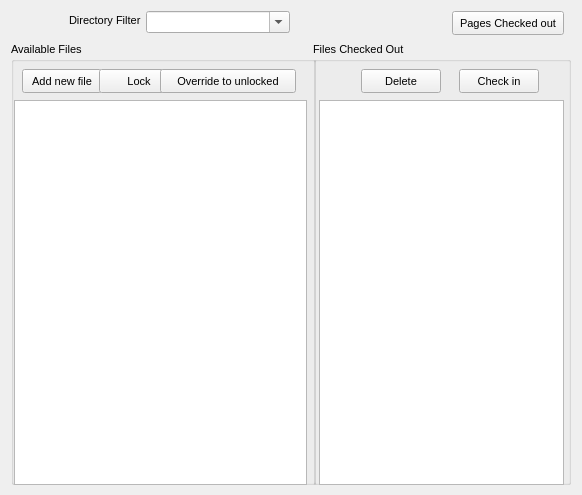
<?xml version="1.0"?>
<ui version="4.0">
  <class>FilePageDialog</class>
  <widget class="QDialog" name="IDD_FILEPAGE">
    <property name="geometry">
      <rect>
        <x>0</x>
        <y>0</y>
        <width>582</width>
        <height>495</height>
      </rect>
    </property>
    <property name="windowTitle">
      <string>Miscellaneous Files</string>
    </property>
    <property name="font">
      <font>
        <family>Liberation Sans</family>
        <pointsize>8</pointsize>
        <bold>false</bold>
        <italic>false</italic>
      </font>
    </property>
    <property name="enabled">
      <bool>true</bool>
    </property>
    <property name="windowFlags">
      <set>Qt::Dialog|Qt::WindowCloseButtonHint</set>
    </property>
    <property name="minimumSize">
      <size>
        <width>582</width>
        <height>495</height>
      </size>
    </property>
    <property name="maximumSize">
      <size>
        <width>582</width>
        <height>495</height>
      </size>
    </property>
    <widget class="QGroupBox" name="IDC_STATIC">
      <property name="geometry">
        <rect>
          <x>11</x>
          <y>42</y>
          <width>305</width>
          <height>443</height>
        </rect>
      </property>
      <property name="title">
        <string>Available Files</string>
      </property>
      <property name="visible">
        <bool>true</bool>
      </property>
      <property name="enabled">
        <bool>true</bool>
      </property>
      <property name="flat">
        <bool>false</bool>
      </property>
      <widget class="QPushButton" name="IDC_ADD_FILE">
        <property name="geometry">
          <rect>
            <x>11</x>
            <y>27</y>
            <width>80</width>
            <height>24</height>
          </rect>
        </property>
        <property name="text">
          <string>Add new file</string>
        </property>
        <property name="visible">
          <bool>true</bool>
        </property>
        <property name="enabled">
          <bool>true</bool>
        </property>
        <property name="default">
          <bool>false</bool>
        </property>
        <property name="autoDefault">
          <bool>false</bool>
        </property>
      </widget>
      <widget class="QPushButton" name="IDC_LOCK_FILE">
        <property name="geometry">
          <rect>
            <x>88</x>
            <y>27</y>
            <width>80</width>
            <height>24</height>
          </rect>
        </property>
        <property name="text">
          <string>Lock</string>
        </property>
        <property name="visible">
          <bool>true</bool>
        </property>
        <property name="enabled">
          <bool>true</bool>
        </property>
        <property name="default">
          <bool>false</bool>
        </property>
        <property name="autoDefault">
          <bool>false</bool>
        </property>
      </widget>
      <widget class="QPushButton" name="IDC_OVERRIDE">
        <property name="geometry">
          <rect>
            <x>149</x>
            <y>27</y>
            <width>136</width>
            <height>24</height>
          </rect>
        </property>
        <property name="text">
          <string>Override to unlocked</string>
        </property>
        <property name="visible">
          <bool>true</bool>
        </property>
        <property name="enabled">
          <bool>true</bool>
        </property>
        <property name="default">
          <bool>false</bool>
        </property>
        <property name="autoDefault">
          <bool>false</bool>
        </property>
      </widget>
      <widget class="QListWidget" name="IDC_FILELIST">
        <property name="geometry">
          <rect>
            <x>3</x>
            <y>58</y>
            <width>293</width>
            <height>385</height>
          </rect>
        </property>
        <property name="visible">
          <bool>true</bool>
        </property>
        <property name="enabled">
          <bool>true</bool>
        </property>
        <property name="selectionMode">
          <enum>QAbstractItemView::SingleSelection</enum>
        </property>
      </widget>
    </widget>
    <widget class="QGroupBox" name="IDC_STATIC_2">
      <property name="geometry">
        <rect>
          <x>313</x>
          <y>42</y>
          <width>258</width>
          <height>443</height>
        </rect>
      </property>
      <property name="title">
        <string>Files Checked Out</string>
      </property>
      <property name="visible">
        <bool>true</bool>
      </property>
      <property name="enabled">
        <bool>true</bool>
      </property>
      <property name="flat">
        <bool>false</bool>
      </property>
      <widget class="QPushButton" name="IDC_DELETE_FILE">
        <property name="geometry">
          <rect>
            <x>48</x>
            <y>27</y>
            <width>80</width>
            <height>24</height>
          </rect>
        </property>
        <property name="text">
          <string>Delete</string>
        </property>
        <property name="visible">
          <bool>true</bool>
        </property>
        <property name="enabled">
          <bool>true</bool>
        </property>
        <property name="default">
          <bool>false</bool>
        </property>
        <property name="autoDefault">
          <bool>false</bool>
        </property>
      </widget>
      <widget class="QPushButton" name="IDC_CHECKIN_FILE">
        <property name="geometry">
          <rect>
            <x>146</x>
            <y>27</y>
            <width>80</width>
            <height>24</height>
          </rect>
        </property>
        <property name="text">
          <string>Check in</string>
        </property>
        <property name="visible">
          <bool>true</bool>
        </property>
        <property name="enabled">
          <bool>true</bool>
        </property>
        <property name="default">
          <bool>false</bool>
        </property>
        <property name="autoDefault">
          <bool>false</bool>
        </property>
      </widget>
      <widget class="QListWidget" name="IDC_CHECKEDOUT_LIST">
        <property name="geometry">
          <rect>
            <x>6</x>
            <y>58</y>
            <width>245</width>
            <height>385</height>
          </rect>
        </property>
        <property name="visible">
          <bool>true</bool>
        </property>
        <property name="enabled">
          <bool>true</bool>
        </property>
        <property name="selectionMode">
          <enum>QAbstractItemView::SingleSelection</enum>
        </property>
      </widget>
    </widget>
    <widget class="QComboBox" name="IDC_DIRECTORY_FILTER">
      <property name="maxVisibleItems">
        <number>13</number>
      </property>
      <property name="geometry">
        <rect>
          <x>146</x>
          <y>11</y>
          <width>144</width>
          <height>22</height>
        </rect>
      </property>
      <property name="visible">
        <bool>true</bool>
      </property>
      <property name="enabled">
        <bool>true</bool>
      </property>
      <property name="editable">
        <bool>true</bool>
      </property>
    </widget>
    <widget class="QPushButton" name="IDC_FILES_OUT">
      <property name="geometry">
        <rect>
          <x>452</x>
          <y>11</y>
          <width>112</width>
          <height>24</height>
        </rect>
      </property>
      <property name="text">
        <string>Pages Checked out</string>
      </property>
      <property name="visible">
        <bool>true</bool>
      </property>
      <property name="enabled">
        <bool>true</bool>
      </property>
      <property name="default">
        <bool>false</bool>
      </property>
      <property name="autoDefault">
        <bool>false</bool>
      </property>
    </widget>
    <widget class="QLabel" name="IDC_STATIC_3">
      <property name="geometry">
        <rect>
          <x>69</x>
          <y>14</y>
          <width>73</width>
          <height>13</height>
        </rect>
      </property>
      <property name="text">
        <string>Directory Filter</string>
      </property>
      <property name="visible">
        <bool>true</bool>
      </property>
      <property name="enabled">
        <bool>true</bool>
      </property>
      <property name="alignment">
        <set>Qt::AlignLeft</set>
      </property>
    </widget>
  </widget>
</ui>
